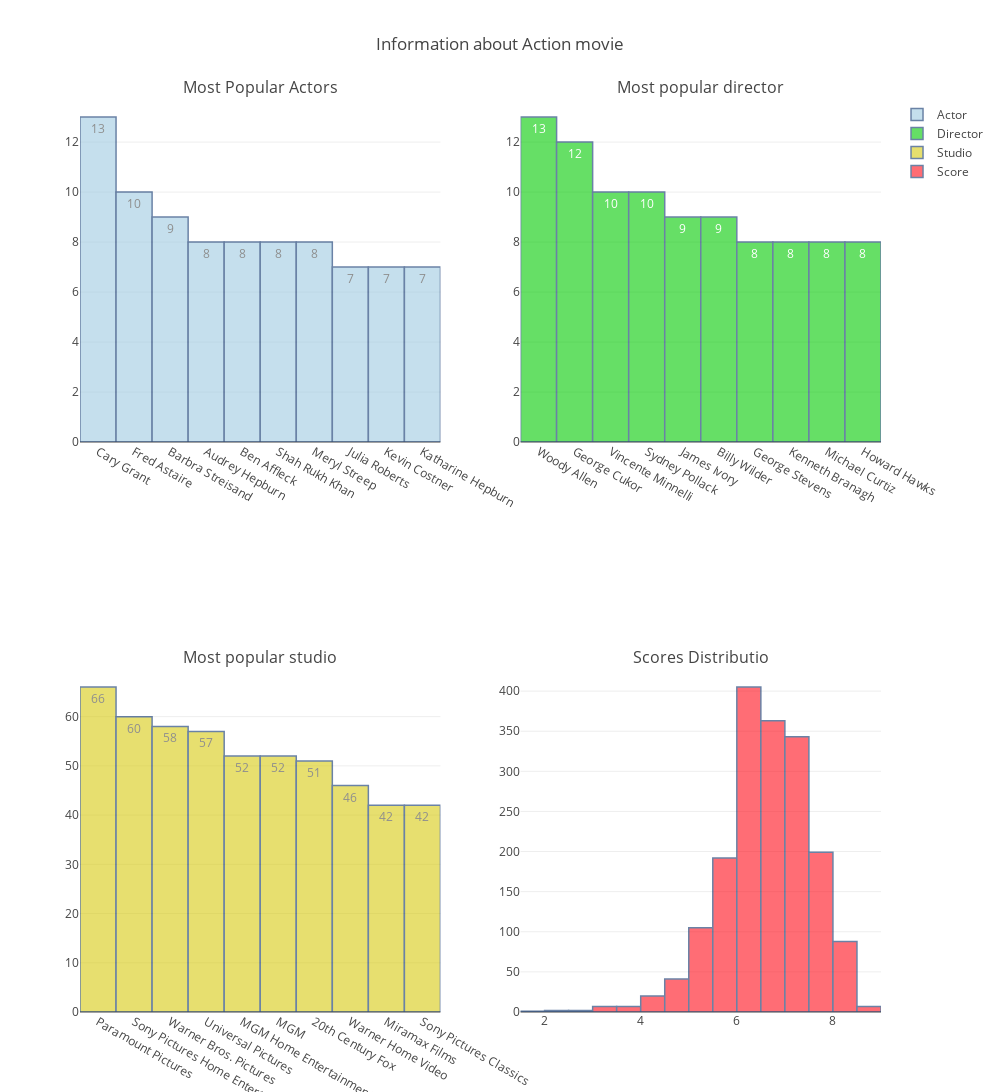

Notebook code for this chart:
### Code cell
df_romance = movie[movie['Genre'].str.contains('Romance') ]
plt.figure(figsize=(30,20))
df_action =df_romance
df_action.replace('  ','Not Available',inplace = True)
info = []
info.append(len(df_action))
info.append(df_action['Cast 1'].value_counts().index[0])
info.append(df_action['Director 1'].value_counts().index[0])
info.append(df_action['Studio'].value_counts().index[0])
info.append([df_action['scores'].max(),df_action[df_action['scores'] == df_action['scores'].max()]])
info.append([df_action['scores'].min(),df_action[df_action['scores'] == df_action['scores'].min()]])
fig = tools.make_subplots(rows=2, cols=2,subplot_titles = ('Most Popular Actors','Most popular director','Most popular studio','Scores Distributio'))
actor = go.Bar(
            y=df_action['Cast 1'].value_counts()[:10],
            x=df_action['Cast 1'].value_counts()[:10].index[:10],
            text=df_action['Cast 1'].value_counts()[:10],
            textposition = 'auto',
            marker=dict(
                color='rgb(234,125,92)',
                line=dict(
                    color='rgb(8,48,107)',
                    width=1.5),
            ),
            name = 'Actor',
            opacity=0.6
        )
director = go.Bar(
            y=df_action['Director 1'].value_counts()[:10],
            x=df_action['Director 1'].value_counts()[:10].index[:10],
            text=df_action['Director 1'].value_counts()[:10],
            textposition = 'auto',
            marker=dict(
                color='rgb(119,174,103)',
                line=dict(
                    color='rgb(8,48,107)',
                    width=1.5),
            ),
    name = 'Director',
            opacity=0.6
        )
studio = go.Bar(
            y=df_action['Studio'].value_counts()[:10],
            x=df_action['Studio'].value_counts()[:10].index[:10],
            text=df_action['Studio'].value_counts()[:10],
            textposition = 'auto',
            marker=dict(
                color='rgb(204,106,118)',
                line=dict(
                    color='rgb(8,48,107)',
                    width=1.5),
            ),
    name = 'Studio',
            opacity=0.6
        )
score = go.Histogram(
            x=df_action['scores'],
            xbins=dict(
            start=0,
            end=10,
            size=0.5
        ),
            marker=dict(
                color='rgb(103,162,178)',
                line=dict(
                    color='rgb(8,48,107)',
                    width=1.5),
            ),
    name = 'Score',
            opacity=0.6
        )
fig.append_trace(actor, 1, 1)
fig.append_trace(director, 1, 2)
fig.append_trace(studio, 2, 1)
fig.append_trace(score, 2, 2)
fig['layout'].update(height=1600, width=1000, title='Information about Romantic movie')
iplot(fig)

### Figure 1 — Plotly figure (JSON) as saved in the notebook; plotly's stock layout.template omitted (floating-point values rounded to 4 significant figures; data arrays with more than 128 entries replaced by an {"elided": "..."} marker saying what was removed)
{"data": [{"marker": {"color": "rgb(158,202,225)", "line": {"color": "rgb(8,48,107)", "width": 1.5}}, "name": "Actor", "opacity": 0.6, "text": [13, 10, 9, 8, 8, 8, 8, 7, 7, 7], "textposition": "auto", "type": "bar", "uid": "7d3c92c3-bf1e-4d22-95ca-836afc5ccf6a", "x": ["Cary Grant  ", "Fred Astaire  ", "Barbra Streisand  ", "Audrey Hepburn  ", "Ben Affleck  ", "Shah Rukh Khan  ", "Meryl Streep  ", "Julia Roberts  ", "Kevin Costner  ", "Katharine Hepburn  "], "xaxis": "x", "y": [13, 10, 9, 8, 8, 8, 8, 7, 7, 7], "yaxis": "y"}, {"marker": {"color": "rgb(0,202,0)", "line": {"color": "rgb(8,48,107)", "width": 1.5}}, "name": "Director", "opacity": 0.6, "text": [13, 12, 10, 10, 9, 9, 8, 8, 8, 8], "textposition": "auto", "type": "bar", "uid": "76ef5727-d602-4f11-a599-da1ffde0e02f", "x": ["Woody Allen  ", "George Cukor  ", "Vincente Minnelli  ", "Sydney Pollack  ", "James Ivory  ", "Billy Wilder  ", "George Stevens  ", "Kenneth Branagh  ", "Michael Curtiz  ", "Howard Hawks  "], "xaxis": "x2", "y": [13, 12, 10, 10, 9, 9, 8, 8, 8, 8], "yaxis": "y2"}, {"marker": {"color": "rgb(215,202,15)", "line": {"color": "rgb(8,48,107)", "width": 1.5}}, "name": "Studio", "opacity": 0.6, "text": [66, 60, 58, 57, 52, 52, 51, 46, 42, 42], "textposition": "auto", "type": "bar", "uid": "1e8ed581-ef36-4124-8c3b-da2914316ae8", "x": ["Paramount Pictures  ", "Sony Pictures Home Entertainment  ", "Warner Bros. Pictures  ", "Universal Pictures  ", "MGM Home Entertainment  ", "MGM  ", "20th Century Fox  ", "Warner Home Video  ", "Miramax Films  ", "Sony Pictures Classics  "], "xaxis": "x3", "y": [66, 60, 58, 57, 52, 52, 51, 46, 42, 42], "yaxis": "y3"}, {"marker": {"color": "rgb(300,12,25)", "line": {"color": "rgb(8,48,107)", "width": 1.5}}, "name": "Score", "opacity": 0.6, "type": "histogram", "uid": "1b7a2546-3a67-406b-ae23-dbca7ca400e4", "x": {"elided": "1782 float values"}, "xaxis": "x4", "xbins": {"end": 10, "size": 0.5, "start": 0}, "yaxis": "y4"}], "layout": {"annotations": [{"font": {"size": 16}, "showarrow": false, "text": "Most Popular Actors", "x": 0.225, "xanchor": "center", "xref": "paper", "y": 1, "yanchor": "bottom", "yref": "paper"}, {"font": {"size": 16}, "showarrow": false, "text": "Most popular director", "x": 0.775, "xanchor": "center", "xref": "paper", "y": 1, "yanchor": "bottom", "yref": "paper"}, {"font": {"size": 16}, "showarrow": false, "text": "Most popular studio", "x": 0.225, "xanchor": "center", "xref": "paper", "y": 0.375, "yanchor": "bottom", "yref": "paper"}, {"font": {"size": 16}, "showarrow": false, "text": "Scores Distributio", "x": 0.775, "xanchor": "center", "xref": "paper", "y": 0.375, "yanchor": "bottom", "yref": "paper"}], "height": 1600, "title": {"text": "Information about Action movie"}, "width": 1000, "xaxis": {"anchor": "y", "autorange": true, "domain": [0, 0.45], "range": [-0.5, 9.5], "type": "category"}, "xaxis2": {"anchor": "y2", "autorange": true, "domain": [0.55, 1], "range": [-0.5, 9.5], "type": "category"}, "xaxis3": {"anchor": "y3", "autorange": true, "domain": [0, 0.45], "range": [-0.5, 9.5], "type": "category"}, "xaxis4": {"anchor": "y4", "autorange": true, "domain": [0.55, 1], "range": [1.5, 9], "type": "linear"}, "yaxis": {"anchor": "x", "autorange": true, "domain": [0.625, 1], "range": [0, 13.68], "type": "linear"}, "yaxis2": {"anchor": "x2", "autorange": true, "domain": [0.625, 1], "range": [0, 13.68], "type": "linear"}, "yaxis3": {"anchor": "x3", "autorange": true, "domain": [0, 0.375], "range": [0, 69.47], "type": "linear"}, "yaxis4": {"anchor": "x4", "autorange": true, "domain": [0, 0.375], "range": [0, 426.3]}}}
